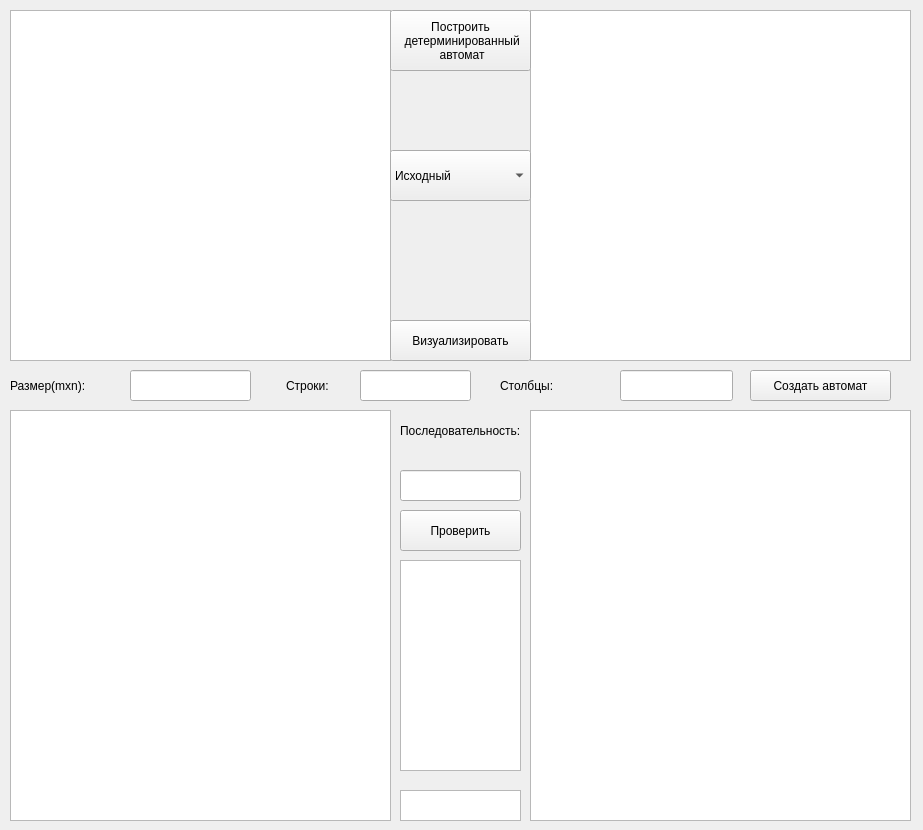
<?xml version="1.0" encoding="UTF-8"?>
<ui version="4.0">
 <class>Form</class>
 <widget class="QWidget" name="Form">
  <property name="geometry">
   <rect>
    <x>0</x>
    <y>0</y>
    <width>923</width>
    <height>830</height>
   </rect>
  </property>
  <property name="windowTitle">
   <string>Form</string>
  </property>
  <widget class="QTableWidget" name="MachineTable">
   <property name="geometry">
    <rect>
     <x>10</x>
     <y>10</y>
     <width>381</width>
     <height>351</height>
    </rect>
   </property>
  </widget>
  <widget class="QTableWidget" name="DetMachineTable">
   <property name="geometry">
    <rect>
     <x>530</x>
     <y>10</y>
     <width>381</width>
     <height>351</height>
    </rect>
   </property>
  </widget>
  <widget class="QPushButton" name="CreateB">
   <property name="geometry">
    <rect>
     <x>390</x>
     <y>10</y>
     <width>141</width>
     <height>61</height>
    </rect>
   </property>
   <property name="text">
    <string>Построить 
 детерминированный 
 автомат</string>
   </property>
  </widget>
  <widget class="QPushButton" name="VisB">
   <property name="geometry">
    <rect>
     <x>390</x>
     <y>320</y>
     <width>141</width>
     <height>41</height>
    </rect>
   </property>
   <property name="text">
    <string>Визуализировать</string>
   </property>
  </widget>
  <widget class="QGraphicsView" name="Viewer">
   <property name="geometry">
    <rect>
     <x>10</x>
     <y>410</y>
     <width>381</width>
     <height>411</height>
    </rect>
   </property>
  </widget>
  <widget class="QComboBox" name="comboBox">
   <property name="geometry">
    <rect>
     <x>390</x>
     <y>150</y>
     <width>141</width>
     <height>51</height>
    </rect>
   </property>
   <item>
    <property name="text">
     <string>Исходный</string>
    </property>
   </item>
   <item>
    <property name="text">
     <string>Детерминированный</string>
    </property>
   </item>
  </widget>
  <widget class="QLabel" name="label">
   <property name="geometry">
    <rect>
     <x>286</x>
     <y>370</y>
     <width>71</width>
     <height>31</height>
    </rect>
   </property>
   <property name="text">
    <string>Строки:</string>
   </property>
  </widget>
  <widget class="QLineEdit" name="rowsname">
   <property name="geometry">
    <rect>
     <x>360</x>
     <y>370</y>
     <width>111</width>
     <height>31</height>
    </rect>
   </property>
  </widget>
  <widget class="QLabel" name="label_2">
   <property name="geometry">
    <rect>
     <x>500</x>
     <y>370</y>
     <width>101</width>
     <height>31</height>
    </rect>
   </property>
   <property name="text">
    <string>Столбцы:</string>
   </property>
  </widget>
  <widget class="QLabel" name="label_3">
   <property name="geometry">
    <rect>
     <x>10</x>
     <y>370</y>
     <width>111</width>
     <height>31</height>
    </rect>
   </property>
   <property name="text">
    <string>Размер(mxn):</string>
   </property>
  </widget>
  <widget class="QLineEdit" name="Msize">
   <property name="geometry">
    <rect>
     <x>130</x>
     <y>370</y>
     <width>121</width>
     <height>31</height>
    </rect>
   </property>
  </widget>
  <widget class="QLineEdit" name="colsname">
   <property name="geometry">
    <rect>
     <x>620</x>
     <y>370</y>
     <width>113</width>
     <height>31</height>
    </rect>
   </property>
  </widget>
  <widget class="QPushButton" name="strucB">
   <property name="geometry">
    <rect>
     <x>750</x>
     <y>370</y>
     <width>141</width>
     <height>31</height>
    </rect>
   </property>
   <property name="text">
    <string>Создать автомат</string>
   </property>
  </widget>
  <widget class="QGraphicsView" name="DetViewer">
   <property name="geometry">
    <rect>
     <x>530</x>
     <y>410</y>
     <width>381</width>
     <height>411</height>
    </rect>
   </property>
  </widget>
  <widget class="QLabel" name="label_4">
   <property name="geometry">
    <rect>
     <x>400</x>
     <y>410</y>
     <width>121</width>
     <height>41</height>
    </rect>
   </property>
   <property name="text">
    <string>Последовательность:</string>
   </property>
  </widget>
  <widget class="QLineEdit" name="rowsname_2">
   <property name="geometry">
    <rect>
     <x>400</x>
     <y>470</y>
     <width>121</width>
     <height>31</height>
    </rect>
   </property>
  </widget>
  <widget class="QPushButton" name="VisB_2">
   <property name="geometry">
    <rect>
     <x>400</x>
     <y>510</y>
     <width>121</width>
     <height>41</height>
    </rect>
   </property>
   <property name="text">
    <string>Проверить</string>
   </property>
  </widget>
  <widget class="QTextBrowser" name="textBrowser">
   <property name="geometry">
    <rect>
     <x>400</x>
     <y>790</y>
     <width>121</width>
     <height>31</height>
    </rect>
   </property>
  </widget>
  <widget class="QTextBrowser" name="textBrowser_2">
   <property name="geometry">
    <rect>
     <x>400</x>
     <y>560</y>
     <width>121</width>
     <height>211</height>
    </rect>
   </property>
  </widget>
 </widget>
 <resources/>
 <connections/>
</ui>
